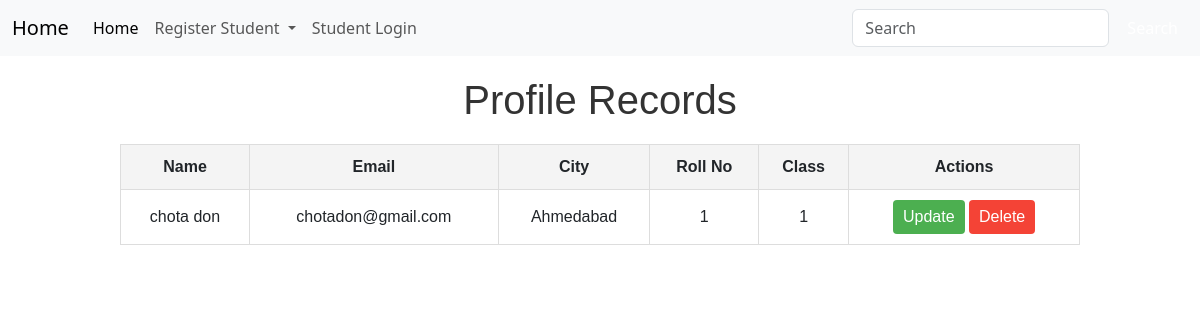
The page /student/ on the database as committed earlier.
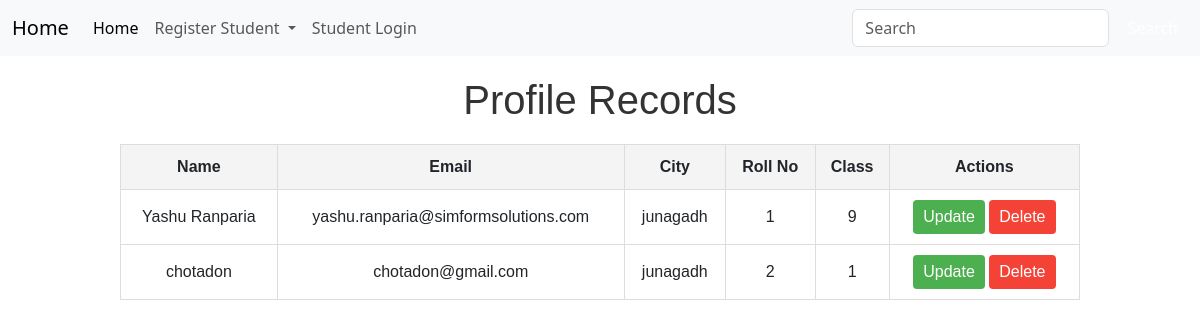
The same page on the database as committed later.
### student/models.py (models this page shows, shortened)
class Profile(models.Model):
    name = models.CharField(max_length=70)
    email = models.EmailField(max_length=255, default='example@gmail.com', unique=True)
    password = models.CharField(max_length=50, verbose_name='password', null=False, blank=False, default='iron@man-power+')
    city = models.CharField(max_length=70, default='junagadh')
    roll_no = models.IntegerField(default = 0, unique=True)
    stu_class = models.IntegerField(default=1, choices=[(1, '1'),(2, '2'),(3, '3'),(4, '4'),(5, '5'),(6, '6'),(7, '7'),(8, '8'),(9, '9'),(10, '10'),(11, '11'),(12, '12')])

### student/views.py (the view)
# urls.py: path('', view_all_students, name='student_home'),
def view_all_students(req):
    all_students = Profile.objects.all()
    context = {
        'profiles': all_students
    }
    return render(req, 'student/all_students.html', context)

### context_processors.py (called while the page is built)
def global_settings(request):
    return {
        'BASE_URL': settings.BASE_URL,
        'PORT': settings.PORT,
    }

### student/templates/student/all_students.html (shortened to what this page needs)
{% extends "student/base.html" %}
{% load static %}
{% block addstyle %}
<link rel="stylesheet" href="{% static 'student/styles/all_students.css' %}">
{% endblock addstyle %}
{% block addon %}
<h1>Profile Records</h1>
    <table>
        <thead>
            <tr>
                <th>Name</th>
                <th>Email</th>
                <th>City</th>
                <th>Roll No</th>
                <th>Class</th>
                <th>Actions</th>
            </tr>
        </thead>
        <tbody>
            {% for profile in profiles %}
            <tr>
                <td>{{ profile.name }}</td>
                <td>{{ profile.email }}</td>
                <td>{{ profile.city }}</td>
                <td>{{ profile.roll_no }}</td>
                <td>{{ profile.stu_class }}</td>
                <td>
                    <a href="{% url 'update_student' profile.id %}" class="btn btn-update">Update</a>
                    <a href="{% url 'delete_student' profile.id %}" class="btn btn-delete">Delete</a>
                </td>
            </tr>
            {% endfor %}
        </tbody>
    </table>
{% endblock addon %}

Rows that differ between the two databases and show on the page:
removed Profile: name "chota don", email "chotadon@gmail.com", city "Ahmedabad", roll_no "1", stu_class "1"
added Profile: name "Yashu Ranparia", email "yashu.ranparia@simformsolutions.com", city "junagadh", roll_no "1", stu_class "9"
added Profile: name "chotadon", email "chotadon@gmail.com", city "junagadh", roll_no "2", stu_class "1"
